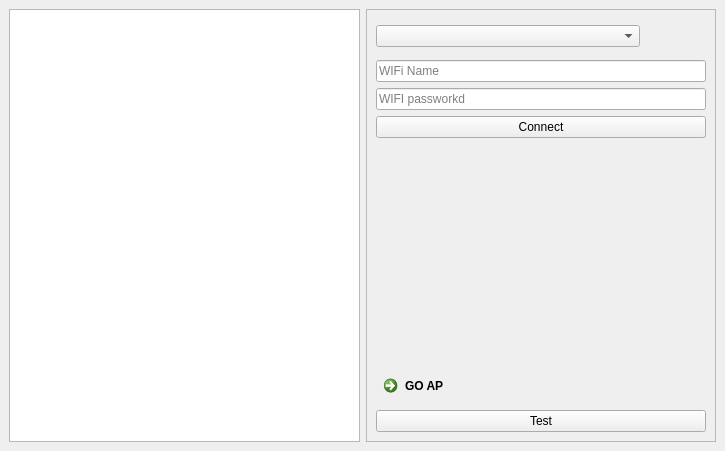
<?xml version="1.0" encoding="UTF-8"?>
<ui version="4.0">
 <class>WIFIWidget</class>
 <widget class="QWidget" name="WIFIWidget">
  <property name="geometry">
   <rect>
    <x>0</x>
    <y>0</y>
    <width>725</width>
    <height>451</height>
   </rect>
  </property>
  <property name="windowTitle">
   <string>Form</string>
  </property>
  <property name="styleSheet">
   <string notr="true"/>
  </property>
  <layout class="QGridLayout" name="gridLayout_2">
   <property name="leftMargin">
    <number>0</number>
   </property>
   <property name="topMargin">
    <number>0</number>
   </property>
   <property name="rightMargin">
    <number>0</number>
   </property>
   <property name="bottomMargin">
    <number>0</number>
   </property>
   <property name="spacing">
    <number>0</number>
   </property>
   <item row="0" column="0">
    <widget class="QStackedWidget" name="stackedWidget">
     <property name="sizePolicy">
      <sizepolicy hsizetype="Expanding" vsizetype="Expanding">
       <horstretch>0</horstretch>
       <verstretch>0</verstretch>
      </sizepolicy>
     </property>
     <property name="minimumSize">
      <size>
       <width>300</width>
       <height>0</height>
      </size>
     </property>
     <property name="currentIndex">
      <number>0</number>
     </property>
     <widget class="QWidget" name="page">
      <layout class="QHBoxLayout" name="horizontalLayout">
       <item>
        <widget class="QListView" name="listViewWpa"/>
       </item>
       <item>
        <widget class="QFrame" name="frame_2">
         <property name="minimumSize">
          <size>
           <width>350</width>
           <height>0</height>
          </size>
         </property>
         <property name="maximumSize">
          <size>
           <width>350</width>
           <height>16777215</height>
          </size>
         </property>
         <property name="frameShape">
          <enum>QFrame::StyledPanel</enum>
         </property>
         <property name="frameShadow">
          <enum>QFrame::Raised</enum>
         </property>
         <layout class="QVBoxLayout" name="verticalLayout_3">
          <item>
           <layout class="QVBoxLayout" name="verticalLayout">
            <item>
             <layout class="QHBoxLayout" name="horizontalLayout_3">
              <item>
               <widget class="QComboBox" name="comboBox">
                <property name="sizePolicy">
                 <sizepolicy hsizetype="Expanding" vsizetype="Fixed">
                  <horstretch>0</horstretch>
                  <verstretch>0</verstretch>
                 </sizepolicy>
                </property>
               </widget>
              </item>
              <item>
               <widget class="SwitchWidget" name="staBtn" native="true">
                <property name="sizePolicy">
                 <sizepolicy hsizetype="Preferred" vsizetype="Preferred">
                  <horstretch>0</horstretch>
                  <verstretch>0</verstretch>
                 </sizepolicy>
                </property>
                <property name="minimumSize">
                 <size>
                  <width>60</width>
                  <height>35</height>
                 </size>
                </property>
               </widget>
              </item>
             </layout>
            </item>
            <item>
             <widget class="QLineEdit" name="wifiNameEdt">
              <property name="sizePolicy">
               <sizepolicy hsizetype="Minimum" vsizetype="Fixed">
                <horstretch>0</horstretch>
                <verstretch>0</verstretch>
               </sizepolicy>
              </property>
              <property name="minimumSize">
               <size>
                <width>0</width>
                <height>0</height>
               </size>
              </property>
              <property name="readOnly">
               <bool>true</bool>
              </property>
              <property name="placeholderText">
               <string>WIFi Name</string>
              </property>
             </widget>
            </item>
            <item>
             <widget class="QLineEdit" name="WifiPasswordEdt">
              <property name="sizePolicy">
               <sizepolicy hsizetype="Minimum" vsizetype="Fixed">
                <horstretch>0</horstretch>
                <verstretch>0</verstretch>
               </sizepolicy>
              </property>
              <property name="placeholderText">
               <string>WIFI passworkd</string>
              </property>
             </widget>
            </item>
            <item>
             <widget class="QPushButton" name="connect">
              <property name="sizePolicy">
               <sizepolicy hsizetype="Minimum" vsizetype="Preferred">
                <horstretch>0</horstretch>
                <verstretch>0</verstretch>
               </sizepolicy>
              </property>
              <property name="minimumSize">
               <size>
                <width>0</width>
                <height>0</height>
               </size>
              </property>
              <property name="text">
               <string>Connect</string>
              </property>
             </widget>
            </item>
            <item>
             <spacer name="verticalSpacer_3">
              <property name="orientation">
               <enum>Qt::Vertical</enum>
              </property>
              <property name="sizeHint" stdset="0">
               <size>
                <width>20</width>
                <height>40</height>
               </size>
              </property>
             </spacer>
            </item>
            <item>
             <widget class="QLabel" name="statusLbl">
              <property name="text">
               <string/>
              </property>
             </widget>
            </item>
            <item>
             <spacer name="verticalSpacer">
              <property name="orientation">
               <enum>Qt::Vertical</enum>
              </property>
              <property name="sizeHint" stdset="0">
               <size>
                <width>20</width>
                <height>40</height>
               </size>
              </property>
             </spacer>
            </item>
            <item>
             <widget class="QCommandLinkButton" name="commandLinkButton_ap">
              <property name="text">
               <string>GO AP</string>
              </property>
             </widget>
            </item>
            <item>
             <widget class="QPushButton" name="openTestBtn">
              <property name="text">
               <string>Test</string>
              </property>
             </widget>
            </item>
           </layout>
          </item>
         </layout>
        </widget>
       </item>
      </layout>
     </widget>
     <widget class="QWidget" name="page_2">
      <property name="sizePolicy">
       <sizepolicy hsizetype="Expanding" vsizetype="Expanding">
        <horstretch>0</horstretch>
        <verstretch>0</verstretch>
       </sizepolicy>
      </property>
      <layout class="QGridLayout" name="gridLayout">
       <item row="0" column="1">
        <widget class="QFrame" name="frame">
         <property name="minimumSize">
          <size>
           <width>300</width>
           <height>0</height>
          </size>
         </property>
         <property name="maximumSize">
          <size>
           <width>300</width>
           <height>16777215</height>
          </size>
         </property>
         <property name="frameShape">
          <enum>QFrame::StyledPanel</enum>
         </property>
         <property name="frameShadow">
          <enum>QFrame::Raised</enum>
         </property>
         <layout class="QVBoxLayout" name="verticalLayout_4">
          <item>
           <layout class="QVBoxLayout" name="verticalLayout_2">
            <item>
             <widget class="SwitchWidget" name="apBtn" native="true">
              <property name="sizePolicy">
               <sizepolicy hsizetype="Minimum" vsizetype="Fixed">
                <horstretch>0</horstretch>
                <verstretch>0</verstretch>
               </sizepolicy>
              </property>
              <property name="minimumSize">
               <size>
                <width>120</width>
                <height>35</height>
               </size>
              </property>
             </widget>
            </item>
            <item>
             <widget class="QLineEdit" name="wifiAPNameEdt">
              <property name="sizePolicy">
               <sizepolicy hsizetype="Preferred" vsizetype="Fixed">
                <horstretch>0</horstretch>
                <verstretch>0</verstretch>
               </sizepolicy>
              </property>
             </widget>
            </item>
            <item>
             <widget class="QLineEdit" name="wifiAPPasswordEdt">
              <property name="sizePolicy">
               <sizepolicy hsizetype="Preferred" vsizetype="Fixed">
                <horstretch>0</horstretch>
                <verstretch>0</verstretch>
               </sizepolicy>
              </property>
             </widget>
            </item>
            <item>
             <spacer name="verticalSpacer_2">
              <property name="orientation">
               <enum>Qt::Vertical</enum>
              </property>
              <property name="sizeHint" stdset="0">
               <size>
                <width>20</width>
                <height>40</height>
               </size>
              </property>
             </spacer>
            </item>
            <item>
             <widget class="QCommandLinkButton" name="commandLinkButton_sta">
              <property name="text">
               <string>GO STA</string>
              </property>
             </widget>
            </item>
           </layout>
          </item>
         </layout>
        </widget>
       </item>
       <item row="0" column="0">
        <widget class="QListView" name="listViewHost"/>
       </item>
      </layout>
     </widget>
     <widget class="QWidget" name="page_3">
      <layout class="QHBoxLayout" name="horizontalLayout_2">
       <item>
        <widget class="QTextBrowser" name="textBrowser"/>
       </item>
       <item>
        <widget class="QFrame" name="frame_3">
         <property name="minimumSize">
          <size>
           <width>300</width>
           <height>0</height>
          </size>
         </property>
         <property name="maximumSize">
          <size>
           <width>300</width>
           <height>16777215</height>
          </size>
         </property>
         <property name="frameShape">
          <enum>QFrame::StyledPanel</enum>
         </property>
         <property name="frameShadow">
          <enum>QFrame::Raised</enum>
         </property>
         <layout class="QVBoxLayout" name="verticalLayout_5">
          <property name="spacing">
           <number>15</number>
          </property>
          <item>
           <widget class="QLineEdit" name="addressEdt">
            <property name="placeholderText">
             <string>www.elfboard.com</string>
            </property>
           </widget>
          </item>
          <item>
           <widget class="QPushButton" name="pingBtn">
            <property name="text">
             <string>Ping</string>
            </property>
           </widget>
          </item>
          <item>
           <widget class="QPushButton" name="returnBtn">
            <property name="text">
             <string>Return</string>
            </property>
           </widget>
          </item>
          <item>
           <spacer name="verticalSpacer_4">
            <property name="orientation">
             <enum>Qt::Vertical</enum>
            </property>
            <property name="sizeHint" stdset="0">
             <size>
              <width>20</width>
              <height>40</height>
             </size>
            </property>
           </spacer>
          </item>
         </layout>
        </widget>
       </item>
      </layout>
     </widget>
    </widget>
   </item>
  </layout>
 </widget>
 <customwidgets>
  <customwidget>
   <class>SwitchWidget</class>
   <extends>QWidget</extends>
   <header location="global">switchwidget.h</header>
   <container>1</container>
  </customwidget>
 </customwidgets>
 <resources/>
 <connections/>
</ui>
